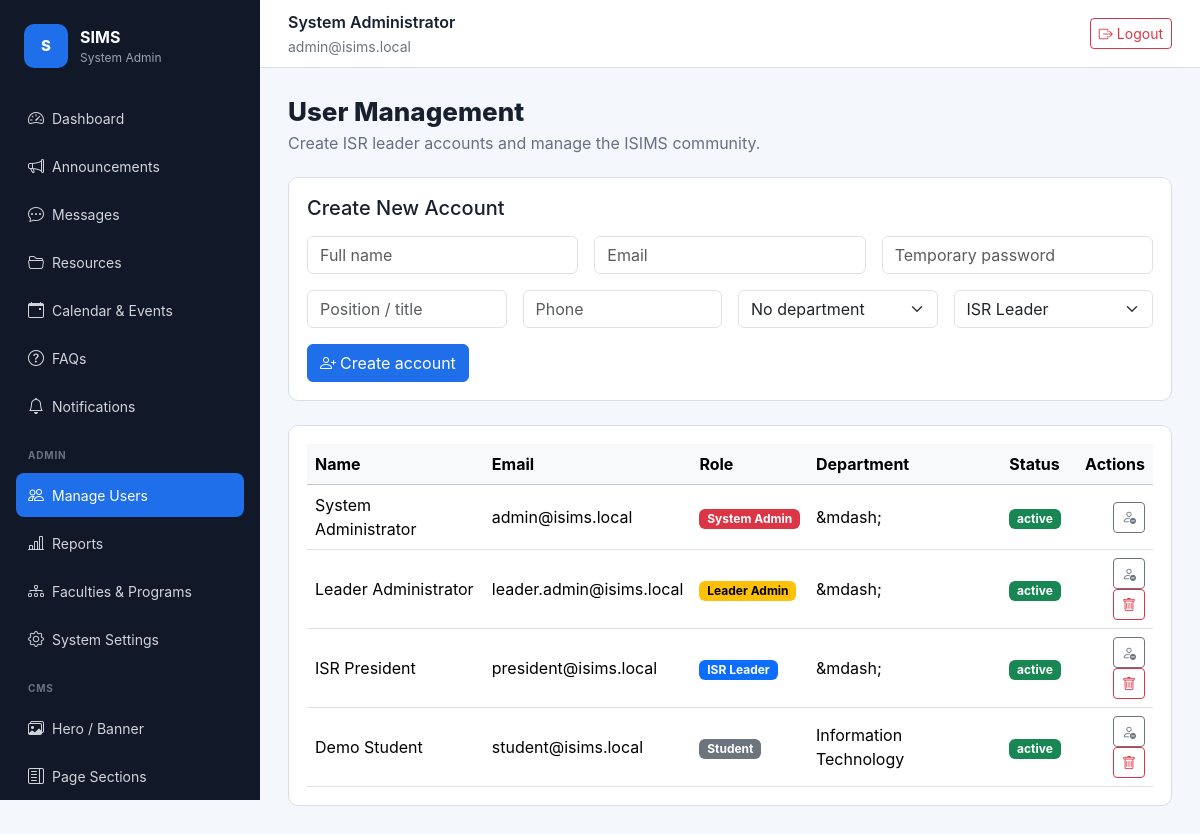
Page /admin/users (signed in) on the committed database.
### tables this page shows
CREATE TABLE roles (
  id INT UNSIGNED AUTO_INCREMENT PRIMARY KEY,
  name VARCHAR(80) NOT NULL UNIQUE,
  slug VARCHAR(80) NOT NULL UNIQUE,
  description VARCHAR(255) NULL,
  created_at TIMESTAMP DEFAULT CURRENT_TIMESTAMP
);

CREATE TABLE users (
  id INT UNSIGNED AUTO_INCREMENT PRIMARY KEY,
  role_id INT UNSIGNED NOT NULL,
  department_id INT UNSIGNED NULL,
  name VARCHAR(150) NOT NULL,
  email VARCHAR(180) NOT NULL UNIQUE,
  password VARCHAR(255) NOT NULL,
  phone VARCHAR(40) NULL,
  student_number VARCHAR(60) NULL UNIQUE,
  position VARCHAR(120) NULL,
  status ENUM('active','inactive','suspended') NOT NULL DEFAULT 'active',
  reset_token VARCHAR(120) NULL,
  reset_token_expires_at DATETIME NULL,
  last_login_at DATETIME NULL,
  created_at TIMESTAMP DEFAULT CURRENT_TIMESTAMP,
  updated_at TIMESTAMP DEFAULT CURRENT_TIMESTAMP ON UPDATE CURRENT_TIMESTAMP,
  CONSTRAINT fk_users_role FOREIGN KEY (role_id) REFERENCES roles(id),
  CONSTRAINT fk_users_department FOREIGN KEY (department_id) REFERENCES departments(id) ON DELETE SET NULL,
  INDEX idx_users_role_status (role_id, status),
  INDEX idx_users_department (department_id)
);

CREATE TABLE departments (
  id INT UNSIGNED AUTO_INCREMENT PRIMARY KEY,
  faculty_id INT UNSIGNED NULL,
  name VARCHAR(120) NOT NULL UNIQUE,
  code VARCHAR(30) NOT NULL UNIQUE,
  is_active TINYINT(1) NOT NULL DEFAULT 1,
  created_at TIMESTAMP DEFAULT CURRENT_TIMESTAMP,
  updated_at TIMESTAMP DEFAULT CURRENT_TIMESTAMP ON UPDATE CURRENT_TIMESTAMP,
  CONSTRAINT fk_dept_faculty FOREIGN KEY (faculty_id) REFERENCES faculties(id) ON DELETE SET NULL,
  INDEX idx_dept_faculty (faculty_id)
);

### app/controllers/BaseController.php (called while the page is built, shortened)
<?php
abstract class BaseController
{
    protected function view(string $view, array $data = [], string $layout = 'app'): void
    {
        extract($data, EXTR_SKIP);
        require APP_PATH . '/views/' . $view . '.php';
        $content = ob_get_clean();
        require APP_PATH . '/views/layouts/' . $layout . '.php';
    }
}

### app/controllers/AdminController.php (called while the page is built, shortened)
<?php
final class AdminController extends BaseController
{
    public function users(): void
    {
        $model = new User();
        $this->view('admin/users', [
            'users'       => $model->all(),
            'departments' => $model->departments(),
        ]);
    }
}

### config/Router.php (called while the page is built, shortened)
<?php
final class Router
{
    private array $routes = [];
    private function add(string $method, string $path, array $handler, array $middleware): void
    {
        $this->routes[$method][$this->normalize($path)] = compact('handler', 'middleware');
    }
    public function dispatch(string $method, string $uri): void
    {
        $path = $this->normalize($this->stripBasePath($uri));
        $route = $this->routes[$method][$path] ?? null;
        [$controller, $action] = $route['handler'];
        (new $controller())->$action();
    }
    private function stripBasePath(string $uri): string
    {
        return $uri;
    }
    private function normalize(string $path): string
    {
        $path = '/' . trim($path, '/');
        return $path === '/' ? '/' : rtrim($path, '/');
    }
}

### public/index.php (called while the page is built, shortened)
<?php
require BASE_PATH . '/config/bootstrap.php';
$router = require BASE_PATH . '/routes/web.php';
$method = $_SERVER['REQUEST_METHOD'];
$router->dispatch($method, parse_url($_SERVER['REQUEST_URI'], PHP_URL_PATH) ?? '/');

### app/helpers/functions.php (called while the page is built, shortened)
<?php
function env(string $key, mixed $default = null): mixed
{
    $value = $_ENV[$key] ?? getenv($key);
    return match (strtolower((string) $value)) {
        'true' => true,
        'false' => false,
        'null' => null,
        default => $value,
    };
}
function url(string $path = ''): string
{
    $base = rtrim(dirname($_SERVER['SCRIPT_NAME'] ?? '/'), '/\\');
    return ($base === '' ? '' : $base) . '/' . ltrim($path, '/');
}
function e(?string $value): string
{
    return htmlspecialchars((string) $value, ENT_QUOTES, 'UTF-8');
}
function auth_user(): ?array
{
    return $_SESSION['user'] ?? null;
}
function has_role(string ...$roles): bool
{
    $user = auth_user();
    return $user && in_array($user['role_slug'], $roles, true);
}

### app/models/BaseModel.php (called while the page is built, shortened)
<?php
abstract class BaseModel
{
    protected PDO $db;
    public function __construct()
    {
        $this->db = Database::connection();
    }
    protected function query(string $sql, array $params = []): PDOStatement
    {
        $statement = $this->db->prepare($sql);
        $statement->execute($params);
        return $statement;
    }
}

### config/bootstrap.php (called while the page is built, shortened)
<?php
spl_autoload_register(function (string $class): void {
    $paths = [
        APP_PATH . '/controllers/' . $class . '.php',
        APP_PATH . '/models/' . $class . '.php',
        APP_PATH . '/middleware/' . $class . '.php',
        APP_PATH . '/helpers/' . $class . '.php',
        BASE_PATH . '/config/' . $class . '.php',
    ];
    foreach ($paths as $path) {
        if (is_file($path)) {
            return;
        }
    }
});
require APP_PATH . '/helpers/functions.php';

### config/Database.php (called while the page is built, shortened)
<?php
final class Database
{
    private static ?PDO $connection = null;
    public static function connection(): PDO
    {
        if (self::$connection instanceof PDO) {
            return self::$connection;
        }
        $dsn = sprintf(
            'mysql:host=%s;port=%s;dbname=%s;charset=utf8mb4',
            env('DB_HOST', '127.0.0.1'),
            env('DB_PORT', '3306'),
            env('DB_DATABASE', 'isims')
        );
        self::$connection = new PDO($dsn, env('DB_USERNAME', 'root'), env('DB_PASSWORD', ''), [
            PDO::ATTR_ERRMODE => PDO::ERRMODE_EXCEPTION,
            PDO::ATTR_DEFAULT_FETCH_MODE => PDO::FETCH_ASSOC,
            PDO::ATTR_EMULATE_PREPARES => false,
        ]);
        return self::$connection;
    }
}

### app/models/User.php (called while the page is built, shortened)
<?php
final class User extends BaseModel
{
    public function all(): array
    {
        return $this->query(
            'SELECT users.*, roles.name AS role_name, roles.slug AS role_slug, departments.name AS department_name
             FROM users
             JOIN roles ON roles.id = users.role_id
             LEFT JOIN departments ON departments.id = users.department_id
             ORDER BY users.created_at DESC'
        )->fetchAll();
    }
}

### app/models/Setting.php (called while the page is built, shortened)
<?php
final class Setting extends BaseModel
{
    public function all(): array
    {
        $rows = $this->query('SELECT `key`, `value` FROM settings')->fetchAll();
        $result = [];
        foreach ($rows as $row) {
            $result[$row['key']] = $row['value'];
        }
        return $result;
    }
}

### app/views/admin/users.php (the view, shortened to what this page needs)
<div class="page-heading">
    <h1>User Management</h1>
    <p>Create ISR leader accounts and manage the ISIMS community.</p>
</div>
<div class="form-panel mb-4">
    <h2 class="h5 mb-3">Create New Account</h2>
    <form method="post" action="<?= e(url('/admin/users')) ?>">
        <div class="row g-3">
            <div class="col-md-4">
                <input class="form-control" name="name" placeholder="Full name" required>
            </div>
            <div class="col-md-4">
                <input class="form-control" type="email" name="email" placeholder="Email" required>
            </div>
            <div class="col-md-4">
                <input class="form-control" type="password" name="password" placeholder="Temporary password" required>
            </div>
            <div class="col-md-3">
                <input class="form-control" name="position" placeholder="Position / title">
            </div>
            <div class="col-md-3">
                <input class="form-control" name="phone" placeholder="Phone">
            </div>
            <div class="col-md-3">
                <select class="form-select" name="department_id">
                    <option value="">No department</option>
                </select>
            </div>
            <?php if (has_role('system_admin')): ?>
            <div class="col-md-3">
                <select class="form-select" name="role_slug">
                    <option value="isr_leader">ISR Leader</option>
                </select>
            </div>
            <?php endif; ?>
            <div class="col-12">
                <button class="btn btn-primary">
                    <i class="bi bi-person-plus me-1"></i>Create account
                </button>
            </div>
        </div>
    </form>
</div>
<div class="table-responsive table-panel">
    <table class="table align-middle mb-0">
        <thead class="table-light">
            <tr>
                <th>Name</th>
                <th>Email</th>
                <th>Role</th>
                <th>Department</th>
                <th>Status</th>
                <th class="text-end">Actions</th>
            </tr>
        </thead>
        <tbody>
        <?php foreach ($users as $user): ?>
            <tr>
                <td><?= e($user['name']) ?></td>
                <td><?= e($user['email']) ?></td>
                <td>
                    <span class="badge text-bg-<?= match($user['role_slug']) {
                        'system_admin'  => 'danger',
                        'leader_admin'  => 'warning',
                        'isr_leader'    => 'primary',
                        default         => 'secondary'
                    } ?>">
                        <?= e($user['role_name']) ?>
                    </span>
                </td>
                <td><?= e($user['department_name'] ?? '&mdash;') ?></td>
                <td>
                    <span class="badge text-bg-<?= $user['status'] === 'active' ? 'success' : 'secondary' ?>">
                        <?= e($user['status']) ?>
                    </span>
                </td>
                <td class="text-end">
                    <form method="post" action="<?= e(url('/admin/users/toggle')) ?>" class="d-inline">
                        <button class="btn btn-sm btn-outline-secondary"
                                title="<?= $user['status'] === 'active' ? 'Deactivate' : 'Activate' ?>">
                            <i class="bi bi-<?= $user['status'] === 'active' ? 'person-dash' : 'person-check' ?>"></i>
                        </button>
                    </form>
                    <?php if (has_role('system_admin') && (int) $user['id'] !== (int) auth_user()['id']): ?>
                    <form method="post" action="<?= e(url('/admin/users/delete')) ?>" class="d-inline"
                          onsubmit="return confirm('Delete this user? This cannot be undone.')">
                        <button class="btn btn-sm btn-outline-danger" title="Delete">
                            <i class="bi bi-trash"></i>
                        </button>
                    </form>
                    <?php endif; ?>
                </td>
            </tr>
        <?php endforeach; ?>
        </tbody>
    </table>
</div>

### app/views/layouts/app.php (shortened to what this page needs)
<!doctype html>
<html lang="en">
<head>
    <?php $__s = (new Setting())->all(); ?>
    <link href="https://cdn.jsdelivr.net/npm/bootstrap@5.3.3/dist/css/bootstrap.min.css" rel="stylesheet">
    <link href="https://cdn.jsdelivr.net/npm/bootstrap-icons@1.11.3/font/bootstrap-icons.min.css" rel="stylesheet">
    <link href="<?= e(url('assets/css/app.css')) ?>" rel="stylesheet">
</head>
<body>
<?php
    $currentPath = parse_url($_SERVER['REQUEST_URI'], PHP_URL_PATH);
    $scriptDir   = rtrim(dirname($_SERVER['SCRIPT_NAME']), '/\\');
    $relPath     = $scriptDir ? substr($currentPath, strlen($scriptDir)) : $currentPath;
    $relPath     = '/' . ltrim($relPath ?: '/', '/');
?>
<div class="app-shell">
    <aside class="sidebar">
        <div class="brand-row">
            <?php
            $__bs = (new Setting())->all();
            $__logo = $__bs['logo_path'] ?? '';
            $__appName = $__bs['app_name'] ?? 'SIMS';
            ?>
            <?php if ($__logo): ?>
                <img src="<?= e(url($__logo)) ?>" alt="logo"
                     style="height:36px;width:auto;border-radius:8px;flex-shrink:0">
            <?php else: ?>
                <div class="brand-mark">S</div>
            <?php endif; ?>
            <div>
                <strong><?= e($__appName) ?></strong>
                <small><?= e(auth_user()['role_name'] ?? '') ?></small>
            </div>
        </div>
        <nav class="nav flex-column gap-1">
            <?php
            $nav = [
                '/dashboard'   => ['Dashboard',        'bi-speedometer2'],
                '/announcements' => ['Announcements',  'bi-megaphone'],
                '/messages'    => ['Messages',          'bi-chat-dots'],
                '/resources'   => ['Resources',         'bi-folder2-open'],
                '/events'      => ['Calendar & Events', 'bi-calendar-event'],
                '/faqs'        => ['FAQs',              'bi-question-circle'],
                '/notifications' => ['Notifications',  'bi-bell'],
            ];
            foreach ($nav as $href => $item): ?>
                <a class="nav-link <?= str_starts_with($relPath, $href) ? 'active' : '' ?>"
                   href="<?= e(url($href)) ?>">
                    <i class="bi <?= $item[1] ?> me-2"></i><?= $item[0] ?>
                </a>
            <?php endforeach; ?>
            <?php if (has_role('leader_admin', 'system_admin')): ?>
                <div class="nav-divider">Admin</div>
                <a class="nav-link <?= str_starts_with($relPath, '/admin/users') ? 'active' : '' ?>"
                   href="<?= e(url('/admin/users')) ?>">
                    <i class="bi bi-people me-2"></i>Manage Users
                </a>
            <?php endif; ?>
            <?php if (has_role('system_admin')): ?>
                <a class="nav-link <?= str_starts_with($relPath, '/admin/reports') ? 'active' : '' ?>"
                   href="<?= e(url('/admin/reports')) ?>">
                    <i class="bi bi-bar-chart-line me-2"></i>Reports
                </a>
                <a class="nav-link <?= str_starts_with($relPath, '/admin/faculties') ? 'active' : '' ?>"
                   href="<?= e(url('/admin/faculties')) ?>">
                    <i class="bi bi-diagram-3 me-2"></i>Faculties &amp; Programs
                </a>
                <a class="nav-link <?= str_starts_with($relPath, '/admin/settings') ? 'active' : '' ?>"
                   href="<?= e(url('/admin/settings')) ?>">
                    <i class="bi bi-gear me-2"></i>System Settings
                </a>
                <div class="nav-divider">CMS</div>
                <a class="nav-link <?= str_starts_with($relPath, '/cms/hero') ? 'active' : '' ?>"
                   href="<?= e(url('/cms/hero')) ?>">
                    <i class="bi bi-images me-2"></i>Hero / Banner
                </a>
                <a class="nav-link <?= str_starts_with($relPath, '/cms/sections') ? 'active' : '' ?>"
                   href="<?= e(url('/cms/sections')) ?>">
                    <i class="bi bi-layout-text-sidebar me-2"></i>Page Sections
                </a>
            <?php endif; ?>
        </nav>
    </aside>
    <div class="content-shell">
        <header class="topbar">
            <div>
                <div class="fw-semibold"><?= e(auth_user()['name'] ?? '') ?></div>
                <small class="text-secondary"><?= e(auth_user()['email'] ?? '') ?></small>
            </div>
            <a class="btn btn-outline-danger btn-sm" href="<?= e(url('/logout')) ?>">
                <i class="bi bi-box-arrow-right me-1"></i>Logout
            </a>
        </header>
        <main class="main-content">
            <?= $content ?>
        </main>
    </div>
</div>
</body>
</html>

### rows in the picture
roles: name "System Admin"
users: name "System Administrator", email "admin@isims.local", role.name "System Admin", department_name "&mdash;", status "active"
users: name "Leader Administrator", email "leader.admin@isims.local", role.name "Leader Admin", department_name "&mdash;", status "active"
users: name "ISR President", email "president@isims.local", role.name "ISR Leader", department_name "&mdash;", status "active"
users: name "Demo Student", email "student@isims.local", role.name "Student", department.name "Information Technology", status "active"

### other values in the picture
$__appName "SIMS"
$item[0] "Dashboard"
$item[0] "Announcements"
$item[0] "Messages"
$item[0] "Resources"
$item[0] "Calendar & Events"
$item[0] "FAQs"
$item[0] "Notifications"
